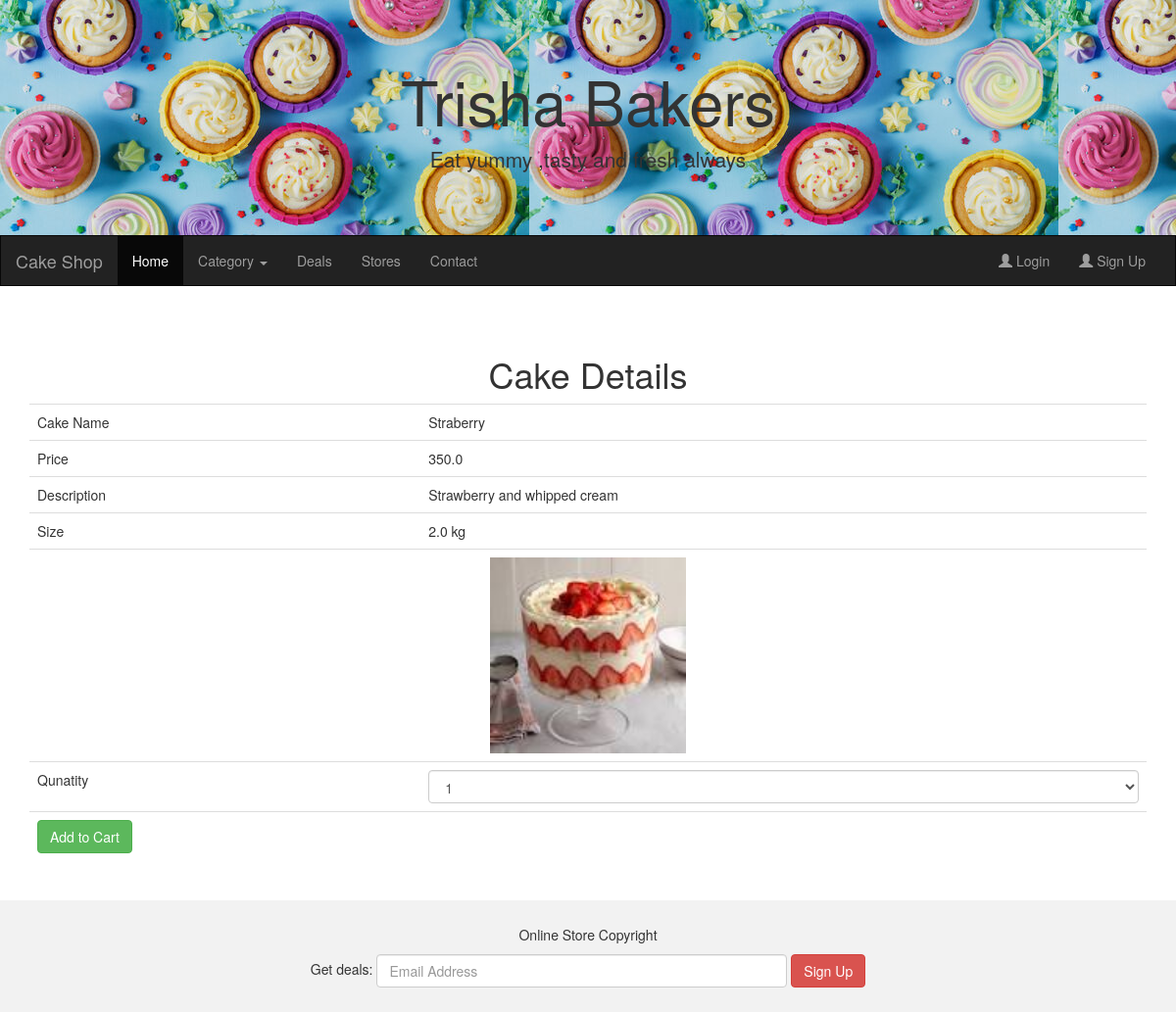
Page /ViewDetails/4 on the committed database.
### AdminApp/models.py (models this page shows)
class Product(models.Model):
    pname = models.CharField(max_length=20)
    price = models.FloatField(default=200)
    description = models.CharField(max_length=50)
    size = models.FloatField(default=1)
    quantity = models.IntegerField()
    image = models.ImageField(default='abc.jpg', upload_to='Images')
    cat = models.ForeignKey(to='Category', on_delete=models.CASCADE)
    class Meta:
        db_table = "Product"

### UserApp/views.py (the view)
# urls.py: path('ViewDetails/<id>',views.ViewDetails),
def ViewDetails(request, id):
    cake = Product.objects.get(id=id)
    return render(request, "ViewDetails.html", {"cake": cake})

### UserApp/templates/ViewDetails.html (shortened to what this page needs)
{%extends "homepage.html" %}
{% block content%}
<center>
  <h1>Cake Details</h1>
  <form method="post" action="/addToCart">
    <table class="table">
      <tr>
        <td>Cake Name </td>
        <td>{{cake.pname}}</td>
      </tr>
      <tr>
        <td>Price </td>
        <td>{{cake.price}}</td>
      </tr>
      <tr>
        <td>Description</td>
        <td>{{cake.description}}</td>
      </tr>
      <tr>
        <td>Size</td>
        <td>{{cake.size}} kg</td>
      </tr>
      <tr>
        <td colspan="2" align="center"><img src="{{cake.image.url}}" height="200px" width:200px></td>
      </tr>
      <tr>
        <td>Qunatity</td>
        <td><select name='qty' class="form-control">
          <option>1</option>
        </select></td>
      </tr>
      <tr>
        <td>
          <button type="submit" class="btn btn-success">Add to Cart</button>
        </td>
        <td>
        </td>
      </tr>
    </table>
  </form>
</center>
{%endblock%}

### rows in the picture
Product: pname "Straberry", price "350.0", description "Strawberry and whipped cream", size "2.0", image (picture)
